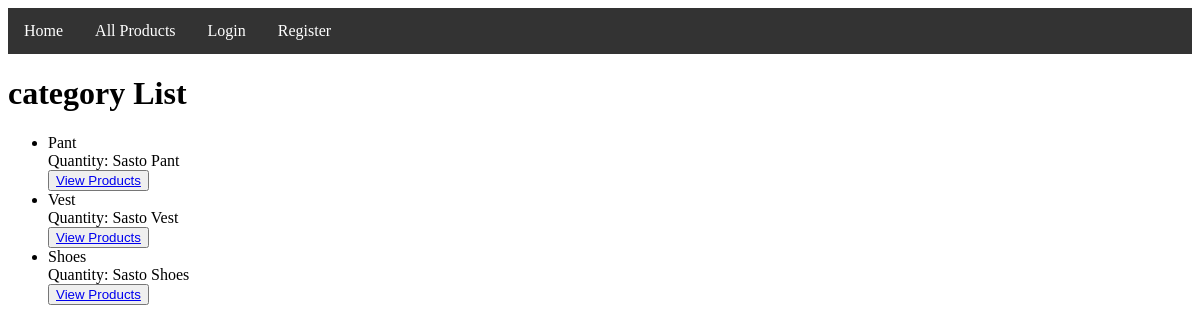
The page / on the database its author committed.
### products/models.py (models this page shows, shortened)
class Category(models.Model):
    name = models.CharField(max_length=100)
    description = models.TextField()

### products/views.py (the view)
# urls.py: path('',CategoryListView.as_view(),name='category-list'),
class CategoryListView(ListView):
    model = Category
    context_object_name='categories'

### products/templates/products/category_list.html
{% extends 'main/base.html' %}
{% block content  %}
    <h1>category List</h1>
    <ul class="category-list">
        {% for category in categories %}
        <li class="category-item">
            <span class="category-name">{{ category.name }}</span>
            <br>
            Quantity: <span class="category-quantity">{{ category.description }}</span>
            <br>
            <button> <a href={% url 'category-detail' category.id %}>View Products</a></button>
        </li>
        {% empty %}
        <li>No categories available.</li>
        {% endfor %}
    </ul>
{% endblock content  %}

### rows shown on the page
Category: name "Pant", description "Sasto Pant"
Category: name "Vest", description "Sasto Vest"
Category: name "Shoes", description "Sasto Shoes"
